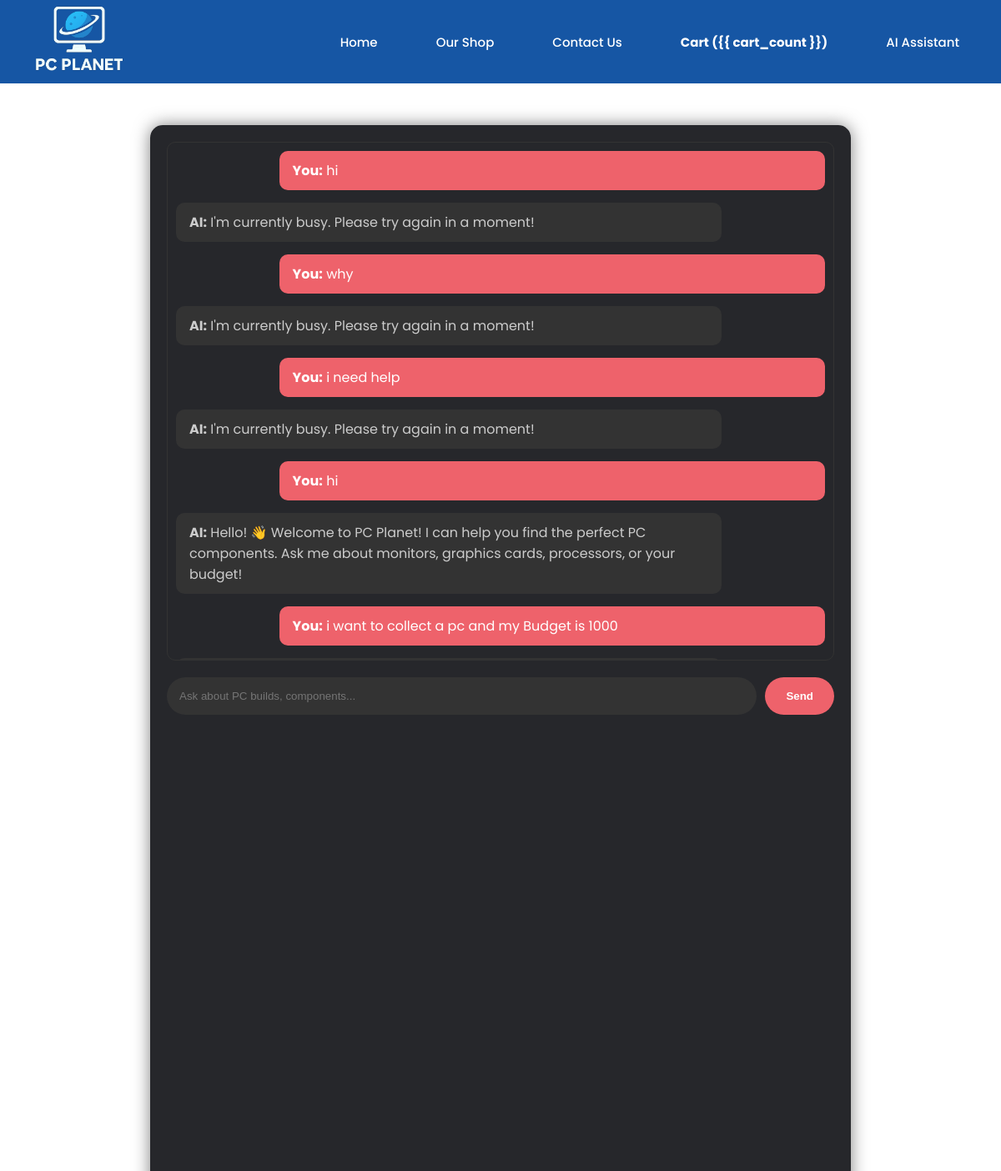
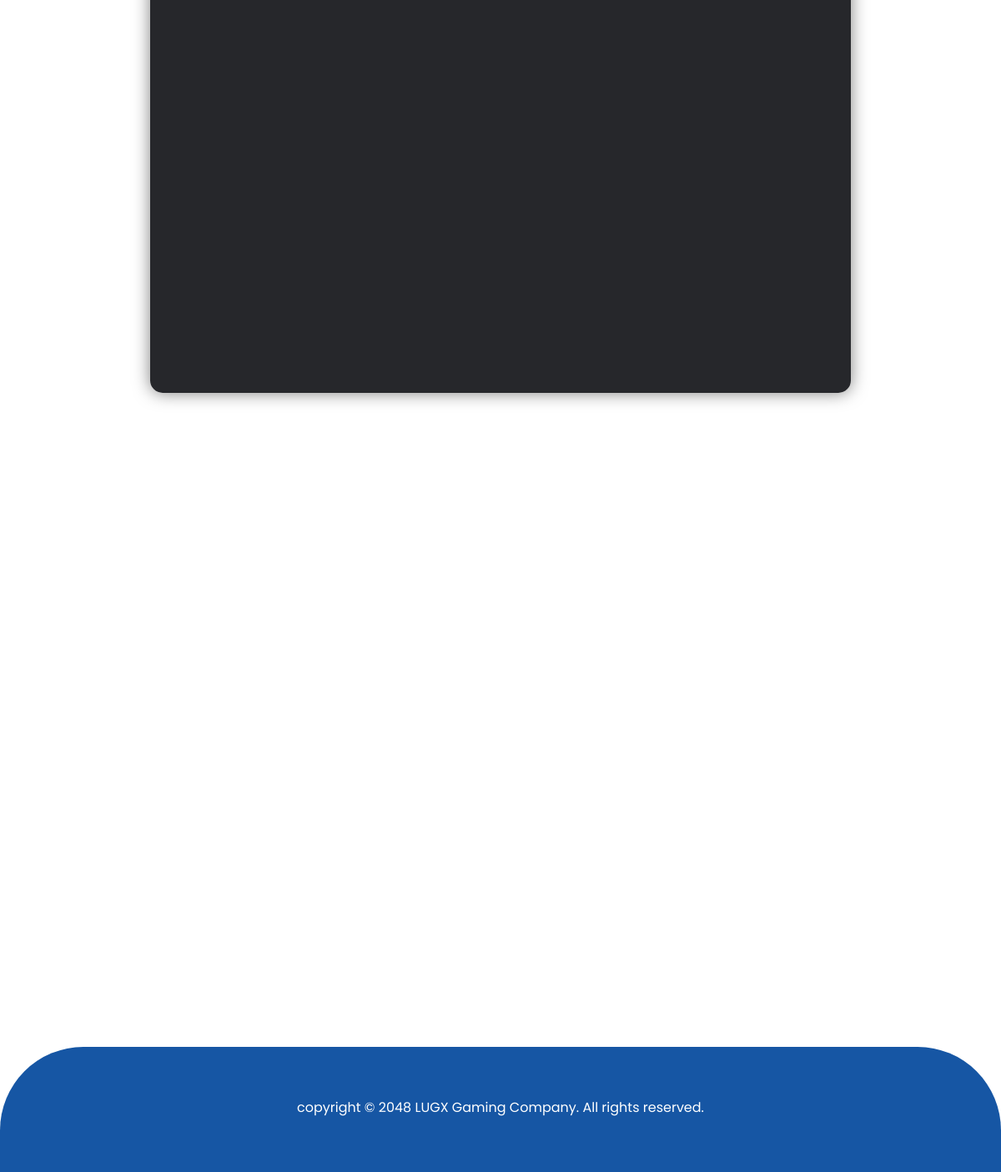
Page /bot/ (signed in) on the committed database (2 pictures, top to bottom).
### chatpot/models.py (models this page shows, shortened)
class Chat(models.Model):
    user = models.ForeignKey(User, on_delete=models.CASCADE)
    message = models.TextField()
    response = models.TextField()
    created_at = models.DateTimeField(auto_now_add=True)

### chatpot/views.py (the view, shortened to what this page needs)
# urls.py: path('bot/', views.bot, name='bot'),  # صفحة الشات بوت
@login_required
def bot(request):
    chats = Chat.objects.filter(user=request.user).order_by('created_at')
    return render(request, 'chatbot.html', {'chats': chats})

### e_commerce/context_processors.py (called while the page is built)
def cart_count(request):
    if request.user.is_authenticated:
        return {'cart_count': Purchase.objects.filter(user=request.user).count()}
    return {'cart_count': 0}

### templates/chatbot.html (shortened to what this page needs)
{% load static %}
<!DOCTYPE html>
<html lang="en">
<head>
    <link rel="stylesheet" href="https://cdnjs.cloudflare.com/ajax/libs/font-awesome/6.5.0/css/all.min.css">
    <link rel="stylesheet" href="{% static 'style1.css' %}" />
    <link rel="stylesheet" href="{% static 'monitors.css' %}" />
</head>
<body>
    <div class="headerContainer">
        <div class="header">
            <a href="{% url 'home' %}" class="logo">
                <img src="{% static 'images/logo.png' %}" alt="logo" />
            </a>
            <div class="headerLinks">
                <a href="{% url 'home' %}">Home</a>
                <a href="{% url 'shop' %}">Our Shop</a>
                <a href="{% url 'contact' %}">Contact Us</a>
                <a href="{% url 'cart' %}" style="font-weight: bold;">Cart (<span id="cart-count">{{ cart_count
                        }}</span>)</a>
                <a href="{% url 'bot' %}" class="active">AI Assistant</a>
            </div>
        </div>
    </div>
    <div class="chat-container">
        <div class="chat-history" id="chatHistory">
            {% for chat in chats %}
            <div class="message user-message">
                <strong>You:</strong> {{ chat.message }}
            </div>
            <div class="message bot-message">
                <strong>AI:</strong> {{ chat.response|linebreaksbr }}
            </div>
            {% endfor %}
        </div>
        <div class="chat-input-area">
            <input type="text" id="userMessage" placeholder="Ask about PC builds, components..." />
            <button onclick="sendMessage()">Send</button>
        </div>
    </div>
    <div class="footerContainer">
        <div class="footer">
            copyright &copy; 2048 LUGX Gaming Company. All rights reserved.
        </div>
    </div>
</body>
</html>

### static/style1.css (style rules this page uses)
body { padding: 0; margin: 0; box-sizing: border-box; font-family: 'Poppins', sans-serif; display: flex; flex-direction: column; min-height: 100vh; }
.headerContainer { width: 100%; position: fixed; top: 0; left: 0; z-index: 1000; }
.header { height: 100px; background-color: #1656a4; color: #fff; display: flex; justify-content: space-around; padding-left: 5%; align-items: center; padding: 0 20px; width: 100%; }
.headerLinks { width: auto; flex-grow: 1; display: flex; justify-content: flex-end; gap: 30px; align-items: center; list-style: none; margin-right: 50px; }
.headerLinks a { text-decoration: none; color: #fff; padding: 15px 20px; font-size: 15px; font-weight: 500; }
.logo img { width: 150px; }
.footerContainer { width: 100%; background-color: #1656a4; height: 150px; border-top-left-radius: 100px; border-top-right-radius: 100px; margin-top: auto; }
.footer { padding-top: 60px; text-align: center; color: #fff; }
.message { padding: 15px; margin-bottom: 20px; border: 1px solid transparent; border-radius: 4px; }

### templates/chatbot.html (style rules this page uses)
.chat-container { max-width: 800px; margin: 150px auto 50px; padding: 20px; background: #1f2125f7; border-radius: 15px; box-shadow: 0 0 20px rgba(0, 0, 0, 0.5); color: white; min-height: 60vh; display: flex; flex-direction: column; }
.chat-history { flex-grow: 1; overflow-y: auto; margin-bottom: 20px; padding: 10px; border: 1px solid #333; border-radius: 10px; max-height: 600px; }
.message { margin-bottom: 15px; padding: 10px 15px; border-radius: 10px; max-width: 80%; }
.user-message { background-color: #ee626b; color: white; align-self: flex-end; margin-left: auto; }
.bot-message { background-color: #333; color: #ccc; align-self: flex-start; }
.chat-input-area { display: flex; gap: 10px; }
.chat-input-area input { flex-grow: 1; padding: 15px; border-radius: 25px; border: none; outline: none; background: #333; color: white; }
.chat-input-area button { background-color: #ee626b; color: white; border: none; padding: 10px 25px; border-radius: 25px; cursor: pointer; font-weight: bold; transition: 0.3s; }

### rows in the picture
Chat: message "hi", response "I'm currently busy. Please try again in a moment!"
Chat: message "why", response "I'm currently busy. Please try again in a moment!"
Chat: message "i need help", response "I'm currently busy. Please try again in a moment!"
Chat: message "hi", response "Hello! 👋 Welcome to PC Planet! I can help you find the perfect PC components. Ask me about monitors, graphics cards, processors, or your budget!"
Chat: message "i want to collect a pc and my Budget is 1000"
